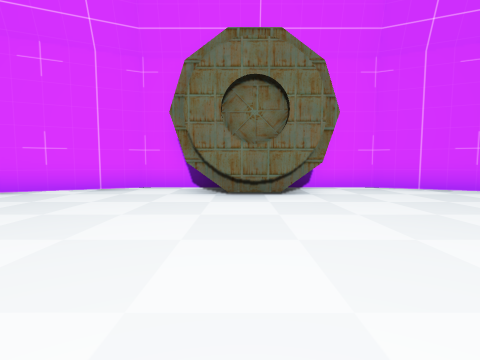
view 1 (above)

20 first-person views from a walk through a level from a Godot 3-D game. The camera is 1.3 m above the floor, tilts 4° down and sees 90° across. The floor is counted in squares, 2 m on a side. Each view is taken from the middle of a square. On the plan, view 1 faces up. The plan holds only what a view shows up to about 9 squares ahead; the rest is blank. The place goes on beyond the plan.

view 2
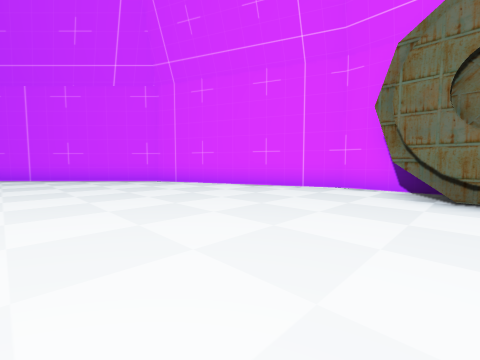

view 3
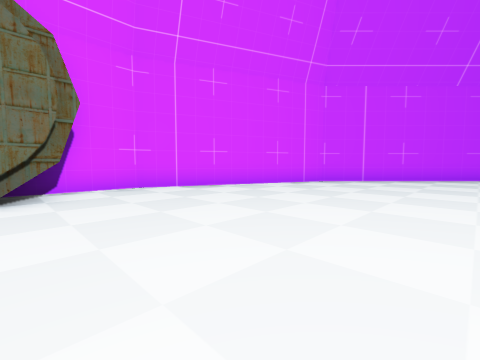

view 4
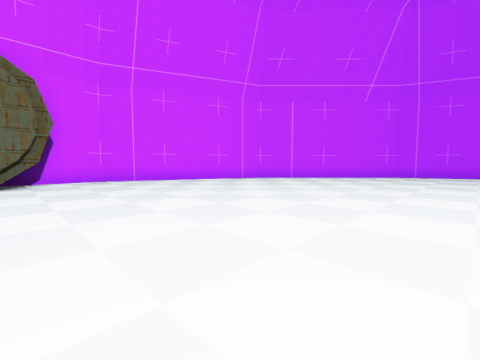

view 5
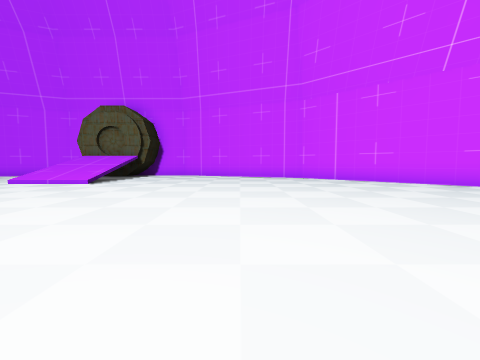

view 6
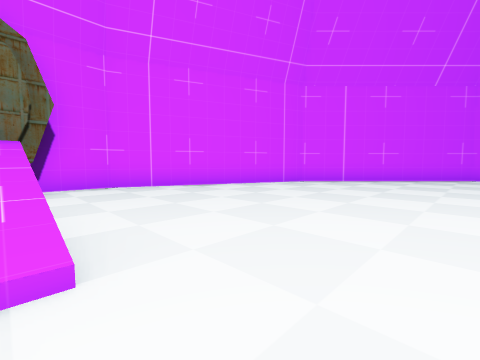

view 7
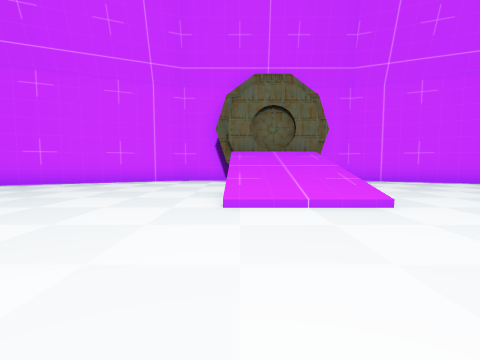

view 8
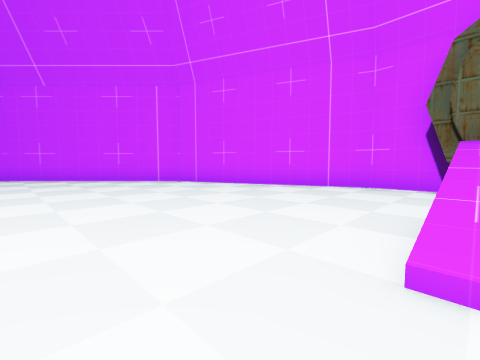

view 9
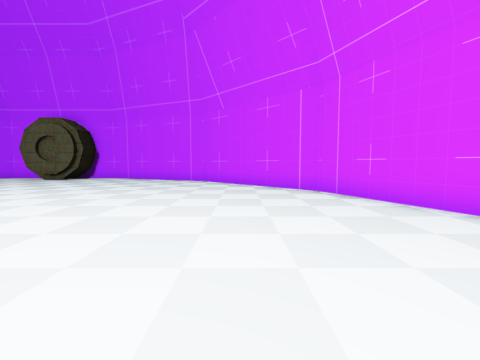

view 10
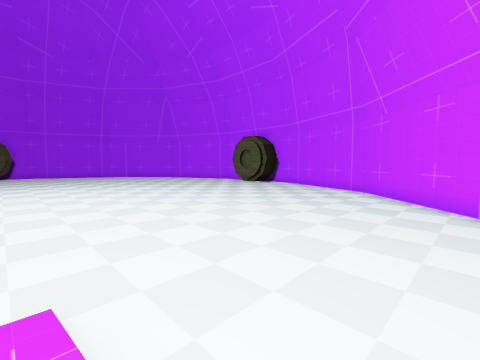

view 11
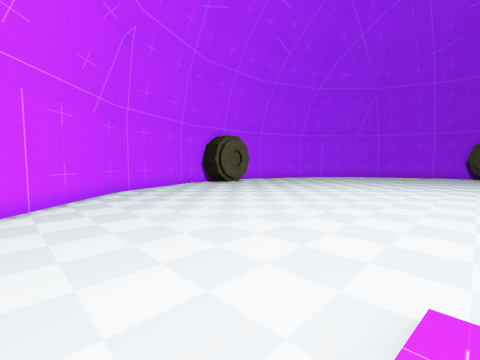

view 12
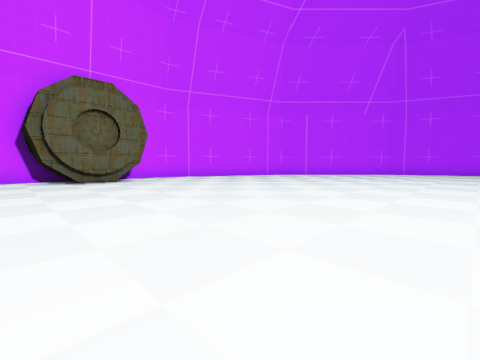

view 13
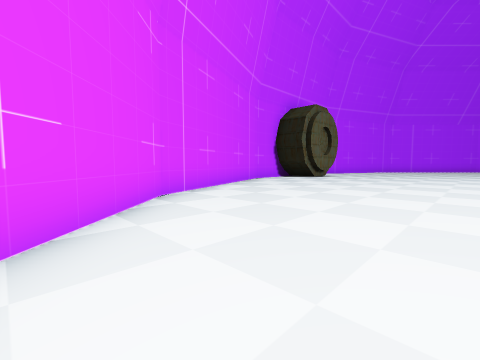

view 14
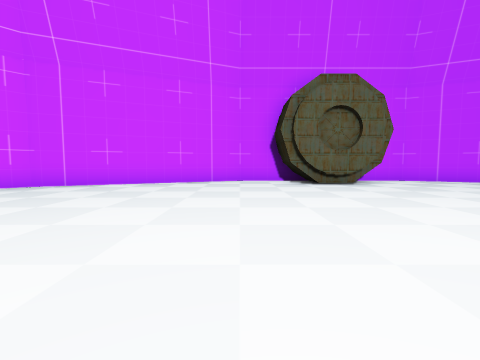

view 15
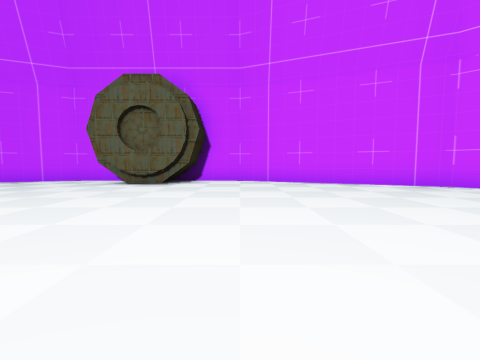

view 16
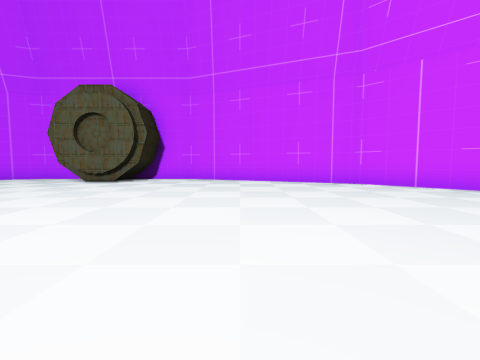

view 17
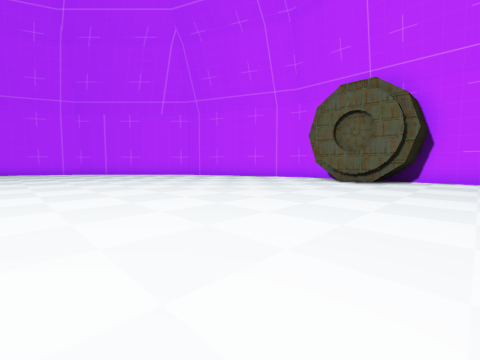

view 18
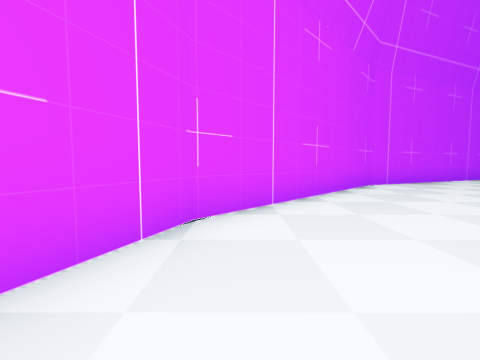

view 19
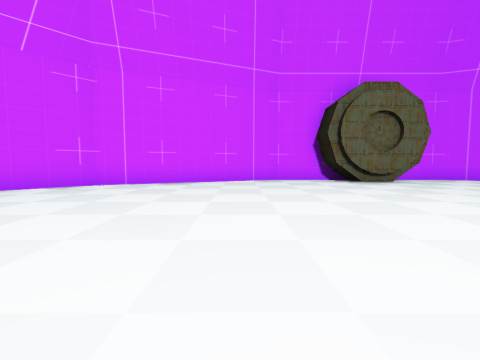

view 20
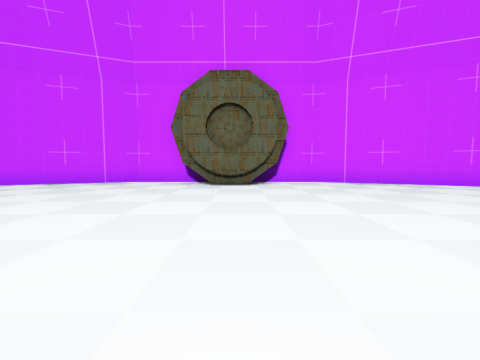

### Floor plan
Points are (right, up) in squares from view 1. A wall is a line through its corners. A room is listed if a view was taken in it or the views show most of it. See-through windows are left out.
Room 1 (views 1, 2, 3, 4, 5, 6, 7, 8, 9, 10, 11, 12, 13, 14, 15, 16, 17, 18, 19, 20)
walls: (14.3, -10.1) (14.3, -7.9); (1.5, 4.8) (-0.9, 4.8); (-0.9, -22.9) (1.4, -22.9); (1.9, 5) (-1.2, 5); (-1.2, -23.2) (1.7, -23.2) (1.7, -24); (-13.4, -8.3) (-13.4, -9.6); (15.9, -8.4) (15.9, -6) (13.5, -0.3) (9.2, 4) (3.6, 6.4) (1, 6.4); (15.9, -10.4) (14.5, -10.4) (14.5, -7.6) (15.9, -7.6); (1.2, -24.4) (3.5, -24.4) (9.2, -22) (13.5, -17.7) (15.9, -12.1) (15.9, -9.6); (-0.4, 6.4) (-2.6, 6.4) (-8.2, 4) (-12.5, -0.3) (-14.9, -6) (-14.9, -7.6); (-14.9, -10.4) (-14.9, -12.1) (-12.5, -17.7) (-8.2, -22) (-2.6, -24.4) (-0.5, -24.4)

Positions as (right, up) in squares from view 1, and headings:
1: (0, 0), facing up
2: (0, 0), facing up-left
3: (1, 0), facing up-right
4: (1, -3), facing up-right
5: (-2, -3), facing left
6: (-8, -8), facing up-left
7: (-6, -10), facing left
8: (-8, -10), facing down-left
9: (-10, -10), facing down
10: (-12, -10), facing down-right
11: (-12, -8), facing up-right
12: (-2, -4), facing up-right
13: (9, 2), facing down-right
14: (7, -6), facing right
15: (7, -12), facing right
16: (6, -14), facing right
17: (6, -12), facing up-right
18: (13, -15), facing down
19: (5, -15), facing down
20: (0, -16), facing down
